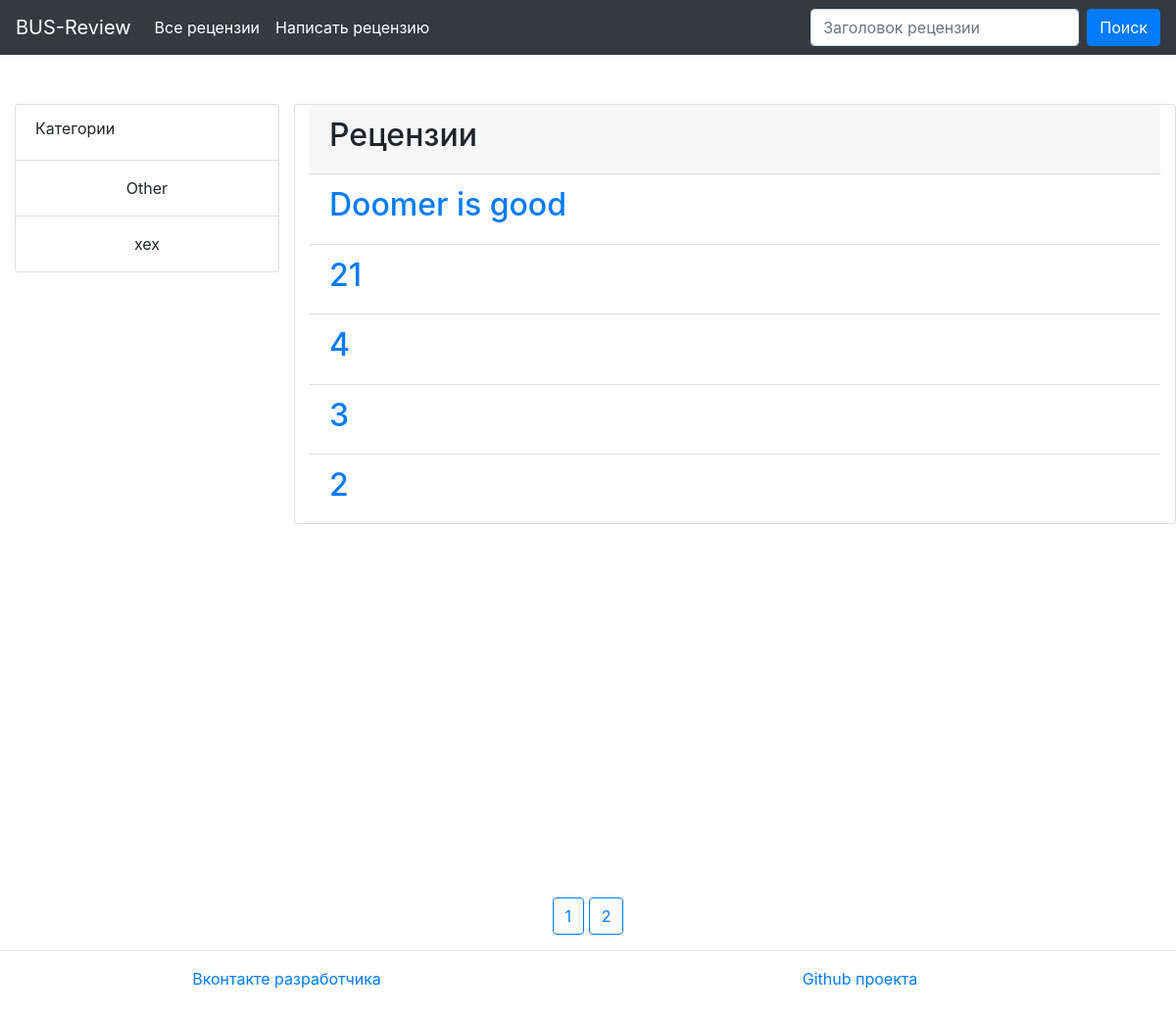
Before: /category/1 with the older database file.
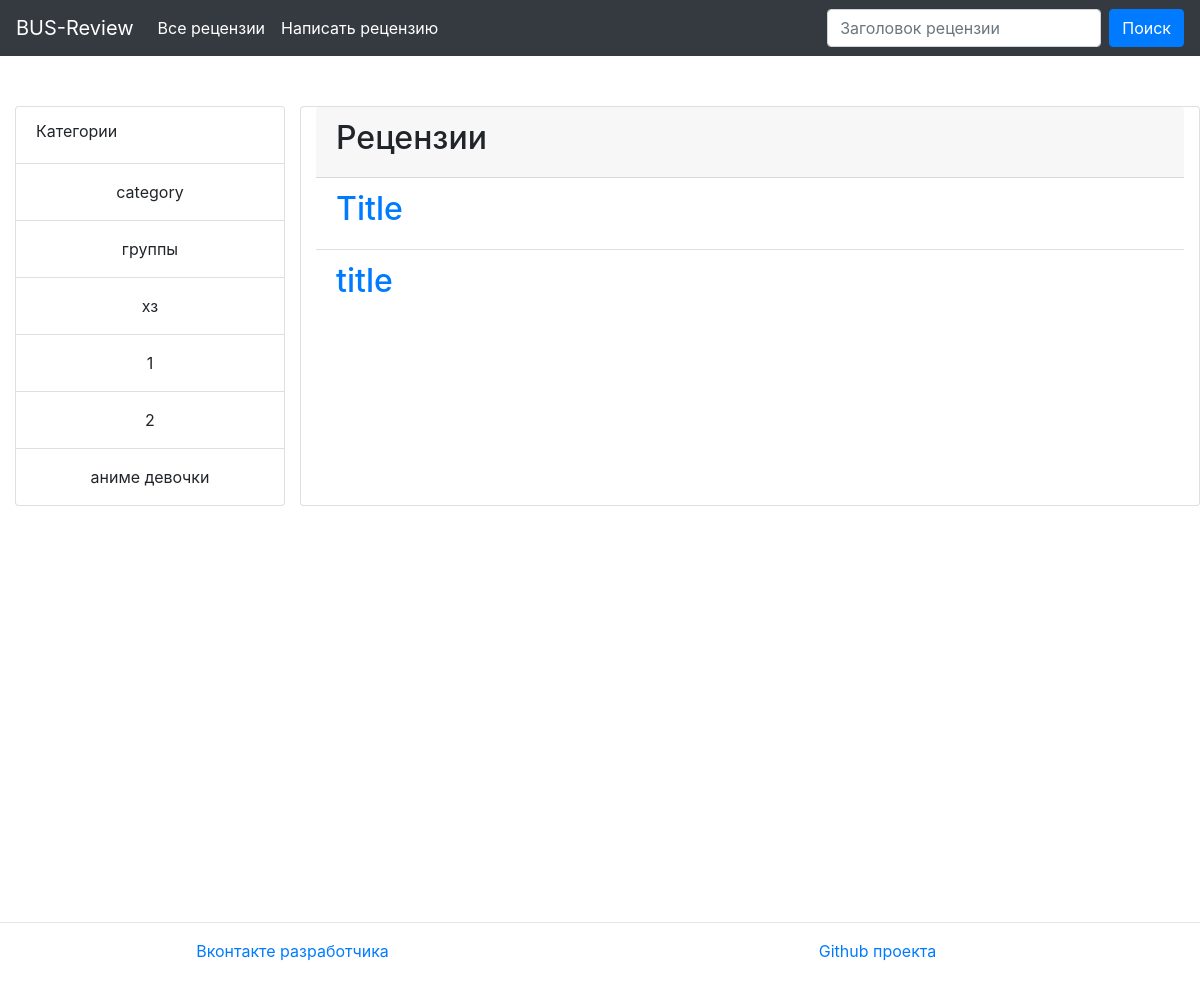
After: the same page with the newer database file.
### reviews/models.py (models this page shows, shortened)
class Category(models.Model):
    name = models.CharField(verbose_name='Категория', max_length=80, unique=True)
    def __str__(self):
        return self.name
    class Meta:
        verbose_name = 'Категория'
        verbose_name_plural = 'Категории'

class Review(models.Model):
    title = models.CharField(verbose_name='Заголовок', max_length=255)
    date = models.DateTimeField('Дата публикации', auto_now_add=True)
    object = models.CharField(verbose_name='Объект', max_length=255)
    stars = models.IntegerField(verbose_name='Оценка')
    content = models.TextField(verbose_name='Содержание')
    image_url = models.URLField(verbose_name='Ссылка на картинку',
                                default="https://repairsyourself.ru/wp-content/uploads/2020/03/404.png")
    author = models.CharField(verbose_name='Автор', max_length=80,
                              blank=True, null=True)
    category = models.ForeignKey(Category, on_delete=models.CASCADE,
                                 verbose_name='Категория')
    class Meta:
        verbose_name = 'Рецензия'
        verbose_name_plural = 'Рецензии'

### reviews/views.py (the view)
# urls.py: path('category/<int:pk>', views.category, name='category'),
def category(request, pk, page=1):
    reviews = Review.objects.filter(category_id=pk).order_by('-id')
    categories = Category.objects.all()
    count_pages = ceil(len(reviews) / ELEMENT_IN_PAGE)
    reviews = reviews[(page - 1) * ELEMENT_IN_PAGE: page * ELEMENT_IN_PAGE]
    return render(request, 'index.html', {
        'reviews': reviews,
        'categories': categories,
        'category': categories.get(id=pk),
        'pages': range(1, count_pages + 1) if count_pages > 1 else False,
    })

### templates/index.html (shortened to what this page needs)
{% extends 'base.html' %}
{% block content %}
        <div class="row">
        <div class="col-lg-3 col-padding">
            <ul class="list-group">
              <li class="list-group-item">
                <label>Категории</label>
              </li>
              {% for cat in categories %}
              <li class="list-group-item">
                <a class="dropdown-item" href="{% url 'category' cat.id %}" style="text-align: center;">{{cat}}</a>
              </li>
              {% endfor %}
            </ul>
        </div>
        {% if not reviews %}
          <h3>Рецензии не найденны</h3>
        {% else %}
          <div class="card col-lg-9 col-padding">
              <div class="card-header"><h2>Рецензии</h2></div>
              <ul class="list-group list-group-flush">
                {% for rev in reviews %}
                  <li class="list-group-item">
                    <a href="{% url 'review' rev.id %}">
                      <h2>{{ rev.title }}</h2>
                    </a>
                  </li>
                {% endfor %}
            </ul>
          </div>
        {% endif %}
    </div>
{% endblock %}
{% block pagination %}
    {% if pages %}
        <div class="text-center">
           {% for page in pages %}
            {% if category %}
                <a class="btn btn-link btn-outline-primary" style="margin-top: 10px;" href="{% url 'category_page' category.id page %}">
                 {{ page }}
                </a>
            {% elif author %}
                <a class="btn btn-link btn-outline-primary" style="margin-top: 10px;" href="{% url 'by_author_page' author page %}">
                 {{ page }}
                </a>
            {% elif object %}
                <a class="btn btn-link btn-outline-primary" style="margin-top: 10px;" href="{% url 'by_object_page' object page %}">
                 {{ page }}
                </a>
            {% else %}
                <a class="btn btn-link btn-outline-primary" style="margin-top: 10px;" href="{% if query %}{% url 'query_page' page query %}{% else %}{% url 'page' page %}{% endif %}">
                   {{ page }}
                </a>
            {% endif %}
           {% endfor %}
        </div>
    {% endif %}
{% endblock %}

Changed rows visible on the page:
no longer on this page (row edited): Review: title "Doomer is good"
no longer on this page (row edited): Review: title "21"
no longer on this page (row edited): Review: title "4"
no longer on this page (row edited): Review: title "3"
no longer on this page (row edited): Review: title "2"
changed Category: name "Other" → "category"
changed Category: name "xex" → "группы"
added Category: name "хз"
added Category: name "1"
added Category: name "2"
added Category: name "аниме девочки"
now on this page (row edited): Review: title "Title"
now on this page (row edited): Review: title "title"
Other visible differences:
list line gone: "1"
list line gone: "2"
